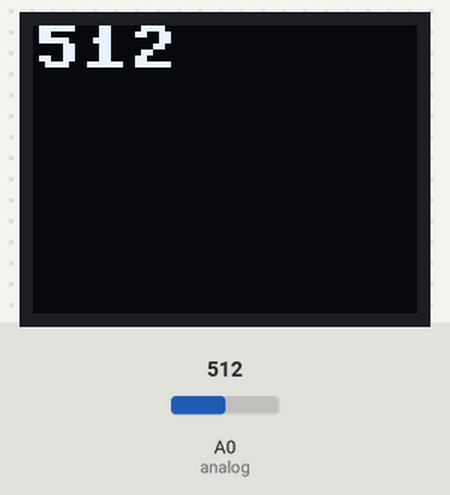
A program run on a simulated ESP8266 board running MicroPython. Shown: 64×48 one-colour display. The inputs (shaded band) are chosen by the test bench; at power-on: A0 (analog) = 512 (analog values on the 0–1023 scale). WiFi joins after 1.5 s; web requests get an empty 200 reply after 0.4 s; what the program prints to the serial console is not drawn.

Above: at 2.7 s.
2.8 s: A0 (analog) set to 716
At 3.8 s:
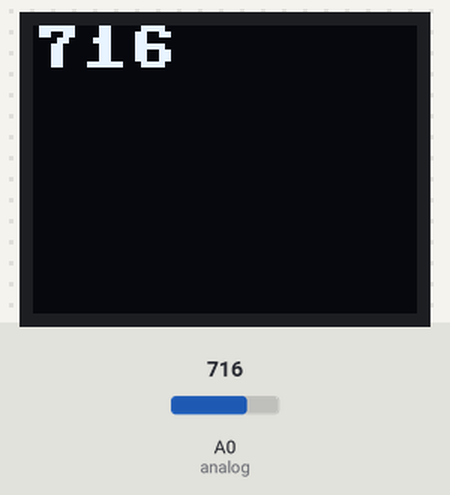
4.6 s: A0 (analog) set to 900
At 6.9 s:
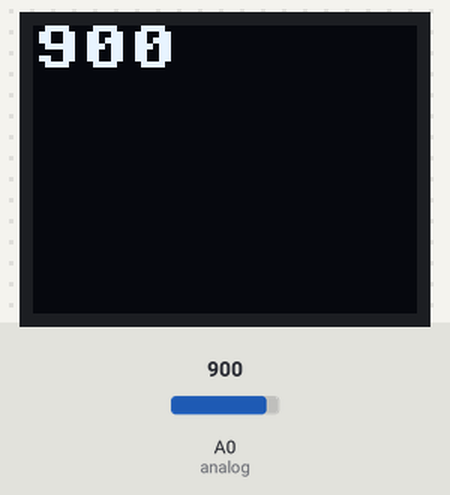
7.2 s: A0 (analog) set to 1023
At 8.9 s:
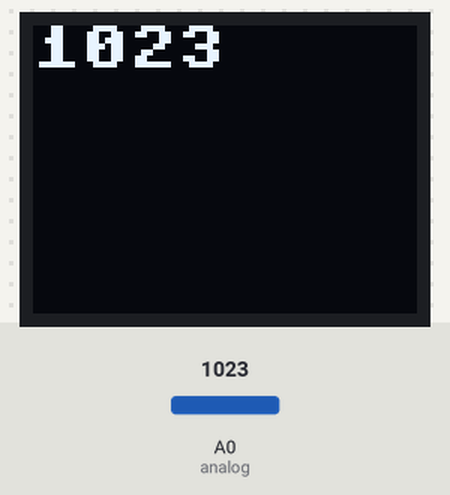
Timing chart, 0 to 10.4 s (numbered marks = the images above; inputs shaded):
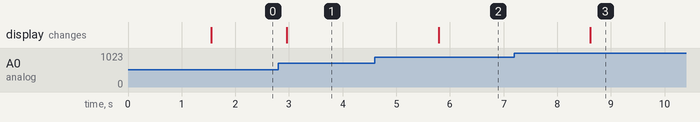

The program:

main.py
```python
"""
Runs on ESP8266
Read from temperature sensor and send to both oled display and remote HTTP server

https://arduinomodules.info/ky-013-analog-temperature-sensor-module/
On my sensor, ground and vcc seem to be switched, which is apparently common
Plugged into 3v3
"""
from machine import Pin, ADC, I2C
from time import sleep
from math import log
import ssd1306
import socket
import network

ESSID = "an_essid"
WIFIPASS = "a_password"

SEND_SLEEP = 1

# pin constants
SCL = 5
SDA = 4


class OledPrinter:
    def __init__(self):
        self.lineheight = 10

        # oled setup
        i2c = I2C(-1, scl=Pin(SCL), sda=Pin(SDA))
        width, height = 64, 48
        self.oled = ssd1306.SSD1306_I2C(width, height, i2c)

    def display(self, message, start=0):
        lines = str(message).split("\n")
        self.oled.fill(0)

        ypos = start
        for line in lines:
            self.oled.text(line, 0, ypos, 1)
            ypos += self.lineheight

        self.oled.show()


class Temperature:
    def __init__(self):
        # setup equation to convert resistance to temperature - steinhart-hart equation
        # steinhart-hart coefficients for thermistor
        # these coefficients are bunk, need to find correct values
        self.c1 = 0.001129148
        self.c2 = 0.000234125
        self.c3 = 0.0000000876741
        self.r1 = 10000  # value of R1 on the board?

        # get analog input
        self.analog = ADC(0)

        # populate
        self.read()

    def read(self):
        self.analog_value = self.analog.read()
        print(self.analog_value)

    def convert(self):
        # supposedly this is the steinhart-hart equation which will convert for us
        r2 = self.r1 * (1023.0 / self.analog_value - 1.0)                   # calculate resistance on thermistor
        logr2 = log(abs(r2))                                                # todo: remove abs
        TK = (1.0 / (self.c1 + self.c2 * logr2 + self.c3 * logr2 * logr2 * logr2))  # temperature in Kelvin
        TC = TK - 273.15                                                    # convert Kelvin to Celcius
        print(TC)
        TF = (TC * 9.0) / 5.0 + 32.0                                        # convert Celcius to Farenheit
        return {"K": TK, "C": TC, "F": TF}

    def update(self):
        self.read()
        # to human readable
        #hr = self.convert()
        #self.output_oled(hr["K"], hr["C"], hr["F"])
        return self.analog_value


def http_post(url, port, data):
    _, _, host, path = url.split('/', 3)
    addr = socket.getaddrinfo(host, port)[0][-1]
    s = socket.socket()
    s.connect(addr)

    post_text = 'POST /%s HTTP/1.1\r\n'\
                'Host: %s\r\n'\
                'Content-Type: application/json\r\n'\
                'Content-Length: %s\r\n\r\n{"value": %s}' % (path, host, str(11+len(str(data))), str(data))

    s.send(bytes(post_text, 'utf8'))
    while True:
        data = s.recv(100)
        if data:
            print(str(data, 'utf8'), end='')
        else:
            break
    s.close()


def do_connect_wifi(essid, password):
    wlan = network.WLAN(network.STA_IF)
    wlan.active(True)
    if not wlan.isconnected():
        print('connecting to network...')
        wlan.connect(essid, password)
        while not wlan.isconnected():
            pass
    print('network config:', wlan.ifconfig())
    return wlan


o = OledPrinter()
t = Temperature()

o.display("Connecting")
try:
    w = do_connect_wifi(ESSID, WIFIPASS)
except Exception as e:
    print(e)
    o.display("ConnFail")
    raise e
o.display("Connected")

while True:
    # todo: send an average
    val = t.update()
    o.display(val)
    try:
        http_post("http://192.168.1.8/tempreceive", 8080, val)
    except Exception as e:
        print(e)
        o.display("{}\nSENDFAIL".format(val))

    sleep(SEND_SLEEP)
```

Measured:
- after the input at 2.8 s, the display: changes after 0.16 s (image 1)
- after the input at 4.6 s, the display: changes after 1.2 s (image 2)
- after the input at 7.2 s, the display: changes after 1.4 s (image 3)
